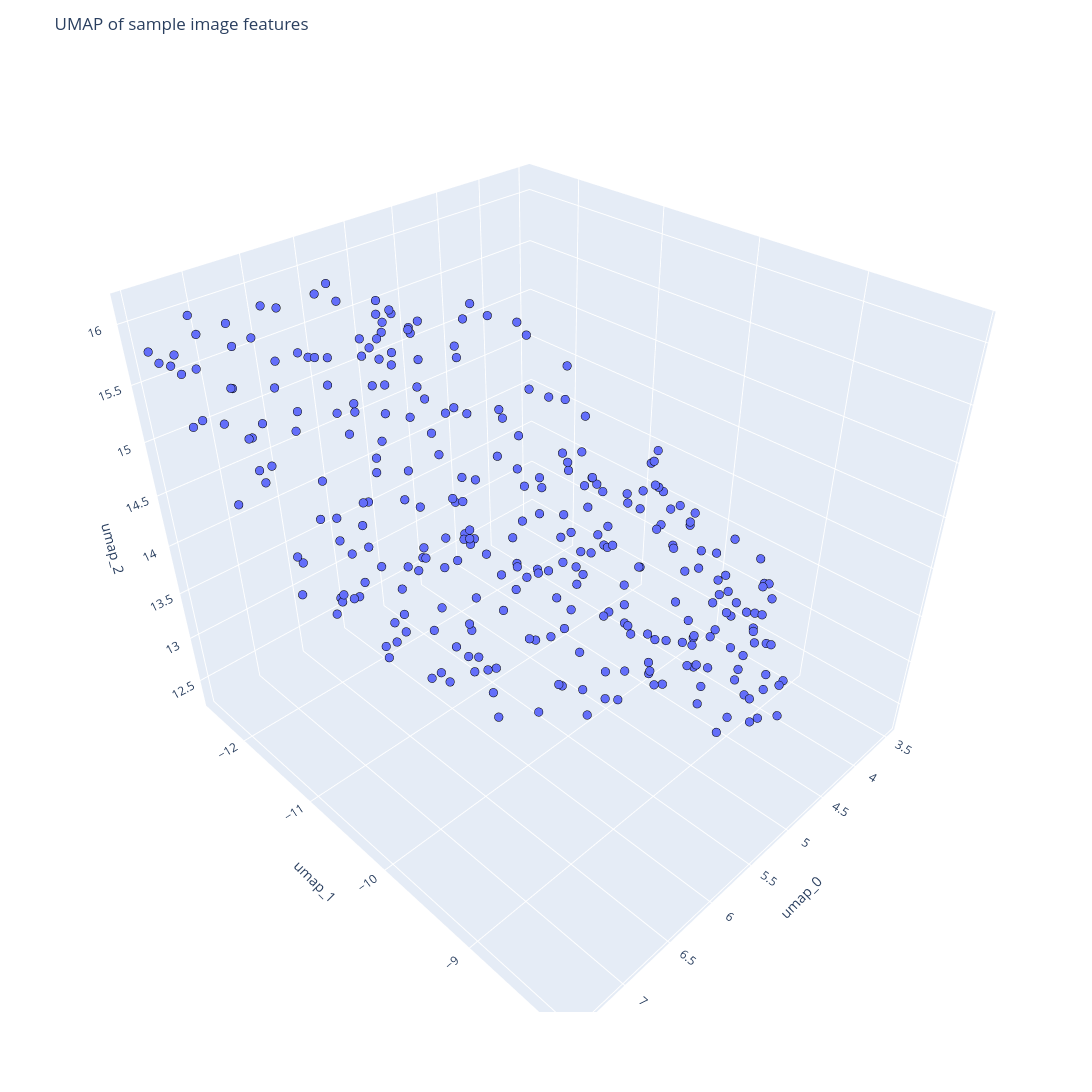

Notebook code cell kept with this figure:
### Code cell
# plot in 3d
fig = px.scatter_3d(
    df_umap,
    x = 'umap_0',
    y = 'umap_1',
    z = 'umap_2',
    # color = 'GeoRckInterpType',
    #color_discrete_map=colour_map, 
)
fig.update_traces(marker=dict(size=5, line=dict(width=0.5,color='black')))

# Customize the layout
fig.update_layout(
    title='UMAP of sample image features', # Title
    width=1600,  # Set the width of the figure to 800 pixels
    height=1200,  # Set the height of the figure to 600 pixels
    plot_bgcolor='rgba(250, 250, 250, 1)',
)

### Figure 1 — Plotly figure (JSON) as saved in the notebook; plotly's stock layout.template omitted (floating-point values rounded to 4 significant figures; data arrays with more than 128 entries replaced by an {"elided": "..."} marker saying what was removed)
{"data": [{"hovertemplate": "umap_0=%{x}<br>umap_1=%{y}<br>umap_2=%{z}<extra></extra>", "legendgroup": "", "marker": {"color": "#636efa", "line": {"color": "black", "width": 0.5}, "size": 5, "symbol": "circle"}, "mode": "markers", "name": "", "scene": "scene", "showlegend": false, "type": "scatter3d", "x": {"elided": "302 float values"}, "y": {"elided": "302 float values"}, "z": {"elided": "302 float values"}}], "layout": {"height": 1200, "legend": {"tracegroupgap": 0}, "margin": {"t": 60}, "plot_bgcolor": "rgba(250, 250, 250, 1)", "scene": {"domain": {"x": [0, 1], "y": [0, 1]}, "xaxis": {"title": {"text": "umap_0"}}, "yaxis": {"title": {"text": "umap_1"}}, "zaxis": {"title": {"text": "umap_2"}}}, "title": {"text": "UMAP of sample image features"}, "width": 1600}}
